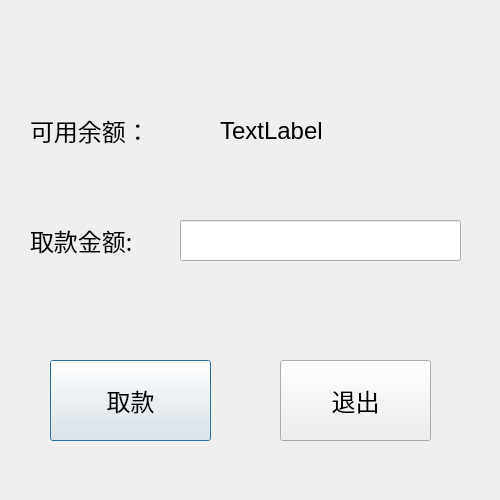
<?xml version="1.0" encoding="UTF-8"?>
<ui version="4.0">
 <class>withdrawlMoney</class>
 <widget class="QDialog" name="withdrawlMoney">
  <property name="geometry">
   <rect>
    <x>0</x>
    <y>0</y>
    <width>500</width>
    <height>500</height>
   </rect>
  </property>
  <property name="windowTitle">
   <string>Dialog</string>
  </property>
  <widget class="QLabel" name="label">
   <property name="geometry">
    <rect>
     <x>30</x>
     <y>90</y>
     <width>151</width>
     <height>81</height>
    </rect>
   </property>
   <property name="font">
    <font>
     <family>Agency FB</family>
     <pointsize>18</pointsize>
    </font>
   </property>
   <property name="text">
    <string>可用余额：</string>
   </property>
  </widget>
  <widget class="QLabel" name="saving">
   <property name="geometry">
    <rect>
     <x>220</x>
     <y>110</y>
     <width>191</width>
     <height>41</height>
    </rect>
   </property>
   <property name="font">
    <font>
     <family>Arial</family>
     <pointsize>18</pointsize>
    </font>
   </property>
   <property name="text">
    <string>TextLabel</string>
   </property>
  </widget>
  <widget class="QLabel" name="label_2">
   <property name="geometry">
    <rect>
     <x>30</x>
     <y>200</y>
     <width>171</width>
     <height>81</height>
    </rect>
   </property>
   <property name="font">
    <font>
     <family>Agency FB</family>
     <pointsize>18</pointsize>
    </font>
   </property>
   <property name="text">
    <string>取款金额:</string>
   </property>
  </widget>
  <widget class="QPushButton" name="withdrawlPbtn">
   <property name="geometry">
    <rect>
     <x>50</x>
     <y>360</y>
     <width>161</width>
     <height>81</height>
    </rect>
   </property>
   <property name="font">
    <font>
     <family>Agency FB</family>
     <pointsize>18</pointsize>
    </font>
   </property>
   <property name="text">
    <string>取款</string>
   </property>
  </widget>
  <widget class="QLineEdit" name="withdM">
   <property name="geometry">
    <rect>
     <x>180</x>
     <y>220</y>
     <width>281</width>
     <height>41</height>
    </rect>
   </property>
   <property name="font">
    <font>
     <family>Arial</family>
     <pointsize>14</pointsize>
    </font>
   </property>
  </widget>
  <widget class="QPushButton" name="depoBack">
   <property name="geometry">
    <rect>
     <x>280</x>
     <y>360</y>
     <width>151</width>
     <height>81</height>
    </rect>
   </property>
   <property name="font">
    <font>
     <family>Agency FB</family>
     <pointsize>18</pointsize>
    </font>
   </property>
   <property name="text">
    <string>退出</string>
   </property>
  </widget>
 </widget>
 <resources/>
 <connections/>
</ui>
